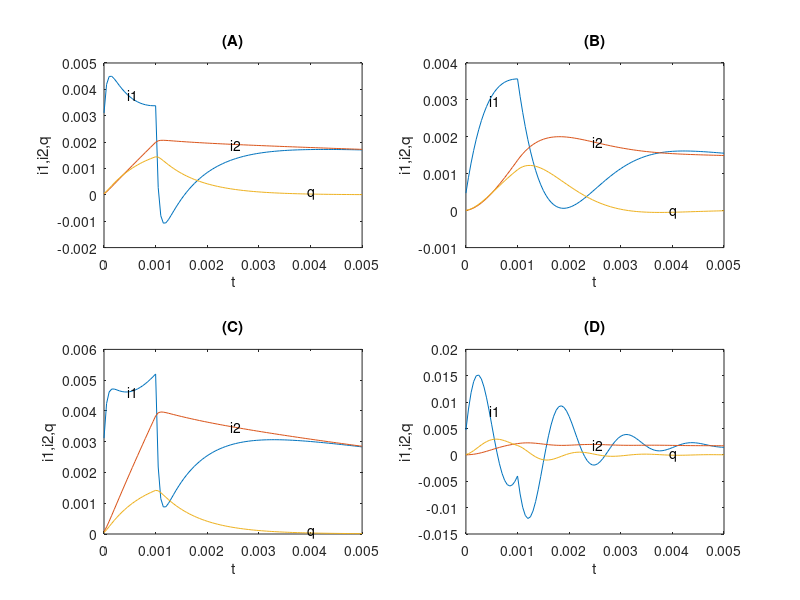

Reproduce this figure in MATLAB.
% F10_18 same as L10_11
% Copyright S. Nakamura, 1995
figure(1)
set(gcf,'NumberTitle','off','Name','Figure 10.8; List 10.11')
clear;clf
subplot(221)
for k=1:4
  e=1;
  if k==1; subplot(221);
     La=0.01; Lb=0.5;   Ra=200; Rb=20;C=0.002; end
  if k==2, subplot(222);
     La=0.1;  Lb= 0.5;  Ra=200 ; Rb=20; C=0.002; end
  if k==3; subplot(223);
     La=0.01; Lb= 0.25; Ra=200 ; Rb=20  ;C=0.002; end
  if k==4; subplot(224);
     La=  0.01; Lb= 0.5; Ra=20 ; Rb=20  ;C=0.002; end
     M=[ -Ra/La,  Ra/La,      -1/(La*C) ; ...
        Ra/Lb, -(Ra+Rb)/Lb,  1/(Lb*C) ;   ...
	       1/C,    -1/C,           0        ] ; 
   S=[0;0;0]; x=[0; 0; 0];
   h=0.00005;
   for n=1:101
     t=(n-1)*h; 
     %S=[ sin(t*600)*exp(-t*600)/La; 0; 0];
     %S=[ cos(t*600)/La; 0; 0];
     S=[ 1/La; 0; 0];
     if t>0.001, S=[0;0;0];end
     k1=h*(M*x+S);
     k2=h*(M*(x+k1/2)+S);
     k3=h*(M*(x+k2/2)+S);
     k4=h*(M*(x+k3)+S);
     x=x+(k1+k2*2+k3*2+k4)/6;
     x_r(:,n)=x;
     t_r(n)=t;
  end
  plot(t_r, x_r(1:2,:), t_r, x_r(3,:))
  xlabel('t'),ylabel('i1,i2,q')
  L= length(t_r); 
  text(t_r(floor(L/10)),x_r(1,floor(L/10)),'i1')
  text(t_r(floor(L/2)),x_r(2,floor(L/2)),'i2')
  text(t_r(floor(L*0.8)),x_r(3,floor(L*0.8)),'q')
  if k==1;title('(A)');end
  if k==2;title('(B)');end
  if k==3;title('(C)');end
  if k==4;title('(D)');end
end
 
